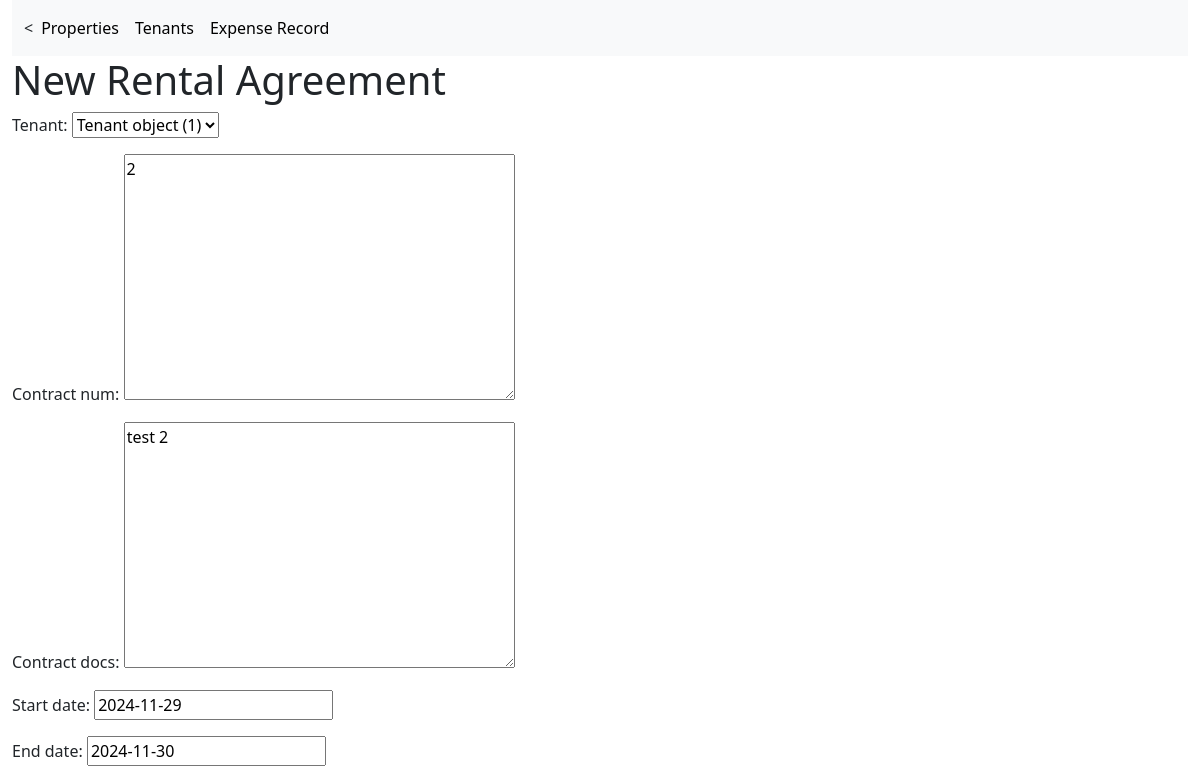
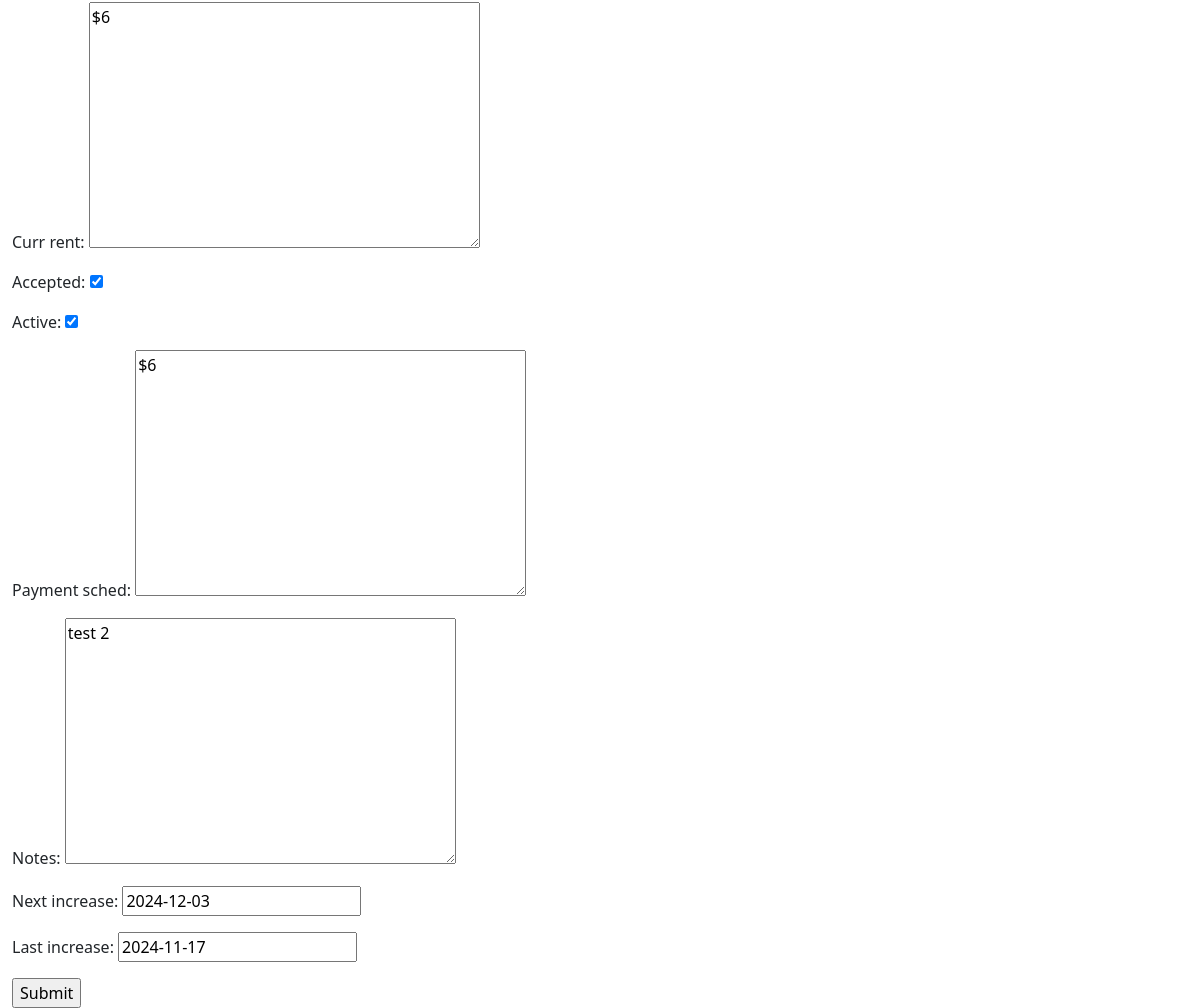
Page /properties/units/rental_agreement/2/update on the committed database (2 pictures, top to bottom).
### real_estate/models.py (models this page shows)
class Tenant(models.Model):
    tenant_id = models.BigAutoField(primary_key=True)
    name = models.TextField()
    phone = models.TextField()
    email = models.TextField()
    notes = models.TextField(null=True)
    class Meta:
        managed = True
        db_table = 'tenant'

class RentalAgreement(models.Model):
    agreement_id = models.BigAutoField(primary_key=True)
    unit = models.ForeignKey('Unit',  on_delete=models.CASCADE)
    tenant = models.ForeignKey('Tenant',  on_delete=models.CASCADE)
    contract_num = models.TextField(null=True)
    contract_docs = models.TextField(blank=True, null=True)
    start_date = models.DateField()
    end_date = models.DateField()
    curr_rent = models.TextField()
    accepted = models.BooleanField()
    active = models.BooleanField()
    payment_sched = models.TextField(null=True)
    notes = models.TextField(null=True)
    next_increase = models.DateField(blank=True, null=True)
    last_increase = models.DateField(blank=True, null=True)
    class Meta:
        managed = True
        db_table = 'rental_agreement'

### real_estate/views.py (the view)
# urls.py: path('properties/units/rental_agreement/<int:pk>/update', views.updateRentalAgreement, name = 'rental_agreement_update'),
def updateRentalAgreement(request, pk):
    rent = RentalAgreement.objects.get(pk=pk)
    if request.method == 'POST':
        form = RentalAgreementForm(request.POST, instance=rent)
        if form.is_valid():
            rent = form.save(commit=False)
            rent.save()
            return redirect('rental_agreement_list', pk)
    else:
        form = RentalAgreementForm(instance=rent)
    context = {'form': form}
    return render(request, 'create_rental_agreement.html', context)

### real_estate/forms.py
class RentalAgreementForm(ModelForm):
    class Meta:
        model = RentalAgreement
        fields = ( 'tenant', 'contract_num', 'contract_docs', 'start_date', 'end_date', 'curr_rent', 'accepted', 'active', 'payment_sched', 'notes', 'next_increase', 'last_increase')

### real_estate/templates/create_rental_agreement.html (shortened to what this page needs)
{% extends 'nav_bar.html' %}
{% block content%}
<h1>New Rental Agreement</h1>
<form action="" method="post">
    {{ form.as_p }}
    <input type="submit" name="Create">
</form>
{% endblock %}

### rows in the picture
Tenant: tenant "Tenant object (1)"
RentalAgreement: contract_num "2", contract_docs "test 2", start_date "2024-11-29", end_date "2024-11-30", curr_rent "$6", accepted "☑", active "☑", payment_sched "$6", notes "test 2", next_increase "2024-12-03", last_increase "2024-11-17"
